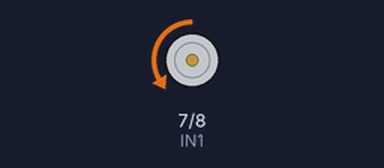
A sketch run on a simulated Arduino Uno, built with avr-gcc and run on an emulated ATmega328P. Parts: motor-driver pin pairs drawn as motors (green arrow = first pin HIGH = forward, orange = second pin HIGH = backward, longer = more drive, scaled by the enable pin).

Above: at 1.0 s.
At 4.2 s:
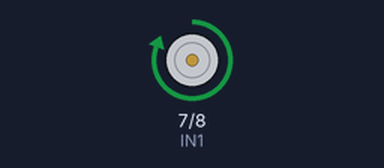
At 5.4 s:
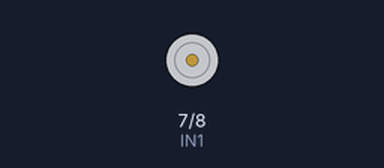
Timing chart, 0 to 8.4 s (numbered marks = the images above):
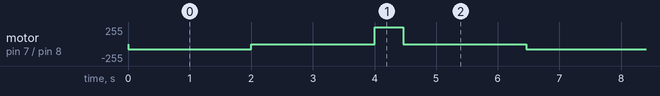

The sketch:

Moving_Head.ino
```cpp
const int ENA=9;
const int IN1=7;
const int IN2=8;

void setup() {
pinMode(IN1,OUTPUT);
pinMode(IN2,OUTPUT);


}

void loop() {
  analogWrite(ENA,75);
  digitalWrite(IN1,LOW);// rotate forward
 digitalWrite(IN2,HIGH);
 delay(2000); //displacement at 74 over 2s
 analogWrite(ENA,0);
 delay(2000);
 analogWrite(ENA, 255);
 digitalWrite(IN1,HIGH);// rotate reverse
 digitalWrite(IN2,LOW);
 delay(465); //return at 255 over 460ms
analogWrite(ENA,0);
delay(2000);
}
```

Measured:
- by itself, motor on pin 7 (IN1) / pin 8 (IN2): repeats every 6.5 s: stopped 2.0 s, forward 255/255 0.47 s, stopped 2.0 s, backward 75/255 2.0 s
